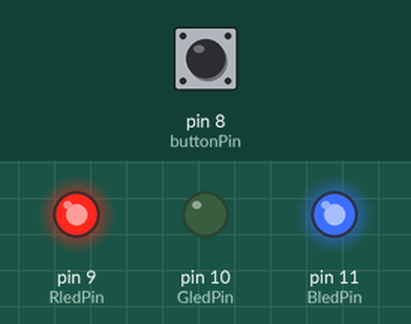
A sketch run on a simulated Arduino Uno, built with avr-gcc and run on an emulated ATmega328P. Shown: output pins drawn as LEDs (lit = HIGH). Inputs (shaded band) come from the test bench; at power-on: pin 8 (buttonPin) LOW.

Above: at 1.2 s.
1.3 s: pin 8 (buttonPin) pulled HIGH for 0.15 s
At 2.7 s:
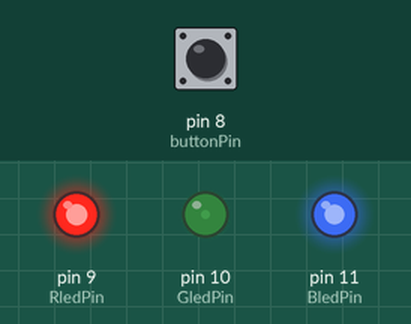
4.4 s: pin 8 (buttonPin) pulled HIGH for 1 s
At 5.0 s:
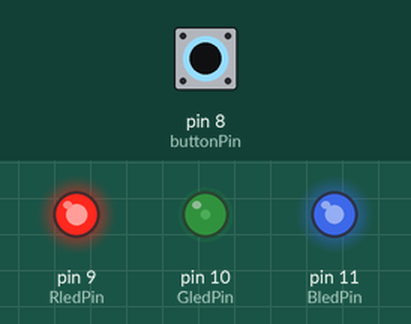
8.4 s: pin 8 (buttonPin) pulled HIGH for 0.15 s
11.5 s: pin 8 (buttonPin) pulsed HIGH 2 times (0.12 s each, 0.3 s apart)
At 13.0 s:
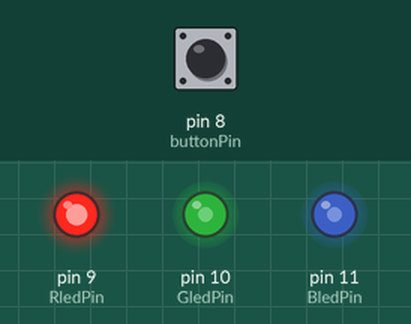
13.6 s: pin 8 (buttonPin) pulled HIGH for 3.2 s
19.8 s: pin 8 (buttonPin) pulsed HIGH 5 times (0.12 s each, 0.3 s apart)
At 21.3 s:
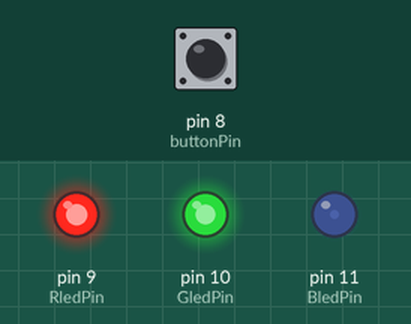
Timing chart, 0 to 36.5 s (numbered marks = the images above; inputs shaded):
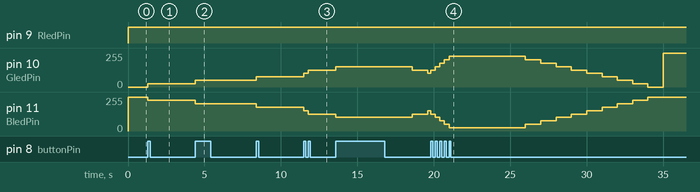

Measured:
- after the input at 1.3 s, pin 10 (GledPin): 0/255 → 25/255 at once; pin 11 (BledPin): 255/255 → 229/255 at once
- after the input at 4.4 s, pin 11 (BledPin): 229/255 → 204/255 at once
- after the input at 11.5 s, pin 10 (GledPin): 76/255 → 102/255 at once, → 127/255 0.30 s later; pin 11 (BledPin): 178/255 → 153/255 at once, → 127/255 0.30 s later

The sketch:

1026_1.ino
```cpp
const int RledPin=9;
const int GledPin=10;
const int BledPin=11;
const int buttonPin = 8;

int mood=0;
const int neutralMood=10;
unsigned long previousMillis=0;
int fadingDirection=1;
int buttonState=0;
bool ButtonPressed=false;
unsigned long touchedTimer=0;
unsigned long reducedTimer=0;
const long unTouchInterval=5000;
const long reducedInterval=1000;


void setup(){
  pinMode(RledPin,OUTPUT);
  pinMode(GledPin,OUTPUT);
  pinMode(BledPin,OUTPUT);
  pinMode(buttonPin,INPUT);

  mood=neutralMood;
}

void loop(){
  showLEDState(mood);

  buttonState=digitalRead(buttonPin);

  if(buttonState==HIGH && !ButtonPressed){
    mood=mood+1;
    if(mood>=20) mood=20;
    touchedTimer=millis();
    ButtonPressed=true;
  }
  if(buttonState==LOW && ButtonPressed){
    ButtonPressed=false;
  }

  unsigned long currentTimer=millis();
  if(currentTimer-touchedTimer>unTouchInterval){
    if(currentTimer-reducedTimer>reducedInterval){
      mood=mood-1;
      if(mood<0)mood=0;{
        reducedTimer=currentTimer;
      }
    }
  }
}

void showLEDState(int state){
  float brightnessInterval=255/10.0;
  if(state>=neutralMood){
    analogWrite(RledPin,255);
    analogWrite(GledPin,brightnessInterval*(mood-neutralMood));
    analogWrite(BledPin,255-brightnessInterval*(mood-neutralMood));
  }
  else{
    analogWrite(GledPin,255-brightnessInterval*(mood-neutralMood));
    analogWrite(RledPin,brightnessInterval*(mood-neutralMood));
    analogWrite(BledPin,255);
  }
}
```
